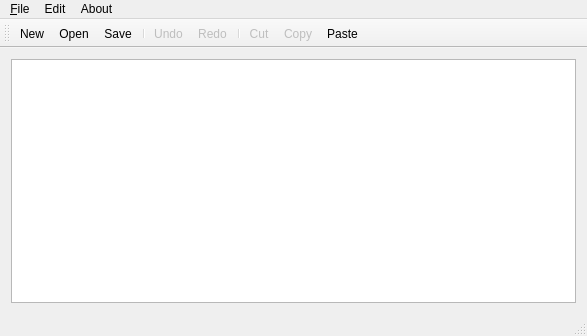
<?xml version="1.0" encoding="UTF-8"?>
<ui version="4.0">
 <class>MainWindow</class>
 <widget class="QMainWindow" name="MainWindow">
  <property name="geometry">
   <rect>
    <x>0</x>
    <y>0</y>
    <width>587</width>
    <height>336</height>
   </rect>
  </property>
  <property name="windowTitle">
   <string>MainWindow</string>
  </property>
  <widget class="QWidget" name="centralWidget">
   <layout class="QVBoxLayout" name="verticalLayout">
    <item>
     <widget class="QPlainTextEdit" name="plainTextEdit"/>
    </item>
   </layout>
  </widget>
  <widget class="QMenuBar" name="menuBar">
   <property name="geometry">
    <rect>
     <x>0</x>
     <y>0</y>
     <width>587</width>
     <height>21</height>
    </rect>
   </property>
   <widget class="QMenu" name="menu_file">
    <property name="title">
     <string>&amp;File</string>
    </property>
    <addaction name="action_New"/>
    <addaction name="action_Open"/>
    <addaction name="action_Save"/>
    <addaction name="separator"/>
    <addaction name="actionPreferences"/>
    <addaction name="action_Exit"/>
   </widget>
   <widget class="QMenu" name="menuEdit">
    <property name="title">
     <string>Edit</string>
    </property>
    <addaction name="action_Undo"/>
    <addaction name="action_Redo"/>
    <addaction name="separator"/>
    <addaction name="action_Cut"/>
    <addaction name="action_Copy"/>
    <addaction name="action_Paste"/>
    <addaction name="separator"/>
    <addaction name="action_SelectAll"/>
   </widget>
   <widget class="QMenu" name="menuAbout">
    <property name="title">
     <string>About</string>
    </property>
    <addaction name="action_About_program"/>
    <addaction name="actionAbout_Qt"/>
   </widget>
   <addaction name="menu_file"/>
   <addaction name="menuEdit"/>
   <addaction name="menuAbout"/>
  </widget>
  <widget class="QToolBar" name="mainToolBar">
   <attribute name="toolBarArea">
    <enum>TopToolBarArea</enum>
   </attribute>
   <attribute name="toolBarBreak">
    <bool>false</bool>
   </attribute>
   <addaction name="action_New"/>
   <addaction name="action_Open"/>
   <addaction name="action_Save"/>
   <addaction name="separator"/>
   <addaction name="action_Undo"/>
   <addaction name="action_Redo"/>
   <addaction name="separator"/>
   <addaction name="action_Cut"/>
   <addaction name="action_Copy"/>
   <addaction name="action_Paste"/>
  </widget>
  <widget class="QStatusBar" name="statusBar"/>
  <action name="action_New">
   <property name="icon">
    <iconset resource="resources/resources.qrc">
     <normaloff>:/actions/new</normaloff>:/actions/new</iconset>
   </property>
   <property name="text">
    <string>&amp;New</string>
   </property>
  </action>
  <action name="action_Open">
   <property name="icon">
    <iconset resource="resources/resources.qrc">
     <normaloff>:/actions/open</normaloff>:/actions/open</iconset>
   </property>
   <property name="text">
    <string>&amp;Open</string>
   </property>
  </action>
  <action name="action_Save">
   <property name="icon">
    <iconset resource="resources/resources.qrc">
     <normaloff>:/actions/save</normaloff>:/actions/save</iconset>
   </property>
   <property name="text">
    <string>&amp;Save</string>
   </property>
  </action>
  <action name="action_Exit">
   <property name="text">
    <string>&amp;Exit</string>
   </property>
  </action>
  <action name="action_Undo">
   <property name="enabled">
    <bool>false</bool>
   </property>
   <property name="icon">
    <iconset resource="resources/resources.qrc">
     <normaloff>:/actions/undo</normaloff>:/actions/undo</iconset>
   </property>
   <property name="text">
    <string>&amp;Undo</string>
   </property>
  </action>
  <action name="action_Redo">
   <property name="enabled">
    <bool>false</bool>
   </property>
   <property name="icon">
    <iconset resource="resources/resources.qrc">
     <normaloff>:/actions/redo</normaloff>:/actions/redo</iconset>
   </property>
   <property name="text">
    <string>&amp;Redo</string>
   </property>
  </action>
  <action name="action_Cut">
   <property name="enabled">
    <bool>false</bool>
   </property>
   <property name="icon">
    <iconset resource="resources/resources.qrc">
     <normaloff>:/actions/cut</normaloff>:/actions/cut</iconset>
   </property>
   <property name="text">
    <string>Cu&amp;t</string>
   </property>
  </action>
  <action name="action_Copy">
   <property name="enabled">
    <bool>false</bool>
   </property>
   <property name="icon">
    <iconset resource="resources/resources.qrc">
     <normaloff>:/actions/copy</normaloff>:/actions/copy</iconset>
   </property>
   <property name="text">
    <string>&amp;Copy</string>
   </property>
  </action>
  <action name="action_Paste">
   <property name="icon">
    <iconset resource="resources/resources.qrc">
     <normaloff>:/actions/paste</normaloff>:/actions/paste</iconset>
   </property>
   <property name="text">
    <string>&amp;Paste</string>
   </property>
  </action>
  <action name="action_SelectAll">
   <property name="text">
    <string>Select &amp;all</string>
   </property>
  </action>
  <action name="action_About_program">
   <property name="text">
    <string>&amp;About program</string>
   </property>
  </action>
  <action name="actionAbout_Qt">
   <property name="text">
    <string>About &amp;Qt</string>
   </property>
  </action>
  <action name="actionPreferences">
   <property name="icon">
    <iconset resource="resources/resources.qrc">
     <normaloff>:/actions/preferences</normaloff>:/actions/preferences</iconset>
   </property>
   <property name="text">
    <string>Preferences</string>
   </property>
  </action>
 </widget>
 <layoutdefault spacing="6" margin="11"/>
 <resources>
  <include location="resources/resources.qrc"/>
 </resources>
 <connections>
  <connection>
   <sender>action_Exit</sender>
   <signal>triggered()</signal>
   <receiver>MainWindow</receiver>
   <slot>close()</slot>
   <hints>
    <hint type="sourcelabel">
     <x>-1</x>
     <y>-1</y>
    </hint>
    <hint type="destinationlabel">
     <x>199</x>
     <y>149</y>
    </hint>
   </hints>
  </connection>
  <connection>
   <sender>plainTextEdit</sender>
   <signal>copyAvailable(bool)</signal>
   <receiver>action_Copy</receiver>
   <slot>setEnabled(bool)</slot>
   <hints>
    <hint type="sourcelabel">
     <x>140</x>
     <y>148</y>
    </hint>
    <hint type="destinationlabel">
     <x>-1</x>
     <y>-1</y>
    </hint>
   </hints>
  </connection>
  <connection>
   <sender>plainTextEdit</sender>
   <signal>copyAvailable(bool)</signal>
   <receiver>action_Cut</receiver>
   <slot>setEnabled(bool)</slot>
   <hints>
    <hint type="sourcelabel">
     <x>140</x>
     <y>148</y>
    </hint>
    <hint type="destinationlabel">
     <x>-1</x>
     <y>-1</y>
    </hint>
   </hints>
  </connection>
  <connection>
   <sender>plainTextEdit</sender>
   <signal>undoAvailable(bool)</signal>
   <receiver>action_Undo</receiver>
   <slot>setEnabled(bool)</slot>
   <hints>
    <hint type="sourcelabel">
     <x>140</x>
     <y>148</y>
    </hint>
    <hint type="destinationlabel">
     <x>-1</x>
     <y>-1</y>
    </hint>
   </hints>
  </connection>
  <connection>
   <sender>plainTextEdit</sender>
   <signal>redoAvailable(bool)</signal>
   <receiver>action_Redo</receiver>
   <slot>setEnabled(bool)</slot>
   <hints>
    <hint type="sourcelabel">
     <x>140</x>
     <y>148</y>
    </hint>
    <hint type="destinationlabel">
     <x>-1</x>
     <y>-1</y>
    </hint>
   </hints>
  </connection>
  <connection>
   <sender>plainTextEdit</sender>
   <signal>modificationChanged(bool)</signal>
   <receiver>MainWindow</receiver>
   <slot>setWindowModified(bool)</slot>
   <hints>
    <hint type="sourcelabel">
     <x>140</x>
     <y>148</y>
    </hint>
    <hint type="destinationlabel">
     <x>199</x>
     <y>149</y>
    </hint>
   </hints>
  </connection>
  <connection>
   <sender>action_Paste</sender>
   <signal>triggered()</signal>
   <receiver>plainTextEdit</receiver>
   <slot>paste()</slot>
   <hints>
    <hint type="sourcelabel">
     <x>-1</x>
     <y>-1</y>
    </hint>
    <hint type="destinationlabel">
     <x>140</x>
     <y>148</y>
    </hint>
   </hints>
  </connection>
  <connection>
   <sender>action_Undo</sender>
   <signal>triggered()</signal>
   <receiver>plainTextEdit</receiver>
   <slot>undo()</slot>
   <hints>
    <hint type="sourcelabel">
     <x>-1</x>
     <y>-1</y>
    </hint>
    <hint type="destinationlabel">
     <x>140</x>
     <y>148</y>
    </hint>
   </hints>
  </connection>
  <connection>
   <sender>action_SelectAll</sender>
   <signal>triggered()</signal>
   <receiver>plainTextEdit</receiver>
   <slot>selectAll()</slot>
   <hints>
    <hint type="sourcelabel">
     <x>-1</x>
     <y>-1</y>
    </hint>
    <hint type="destinationlabel">
     <x>140</x>
     <y>148</y>
    </hint>
   </hints>
  </connection>
  <connection>
   <sender>action_Redo</sender>
   <signal>triggered()</signal>
   <receiver>plainTextEdit</receiver>
   <slot>redo()</slot>
   <hints>
    <hint type="sourcelabel">
     <x>-1</x>
     <y>-1</y>
    </hint>
    <hint type="destinationlabel">
     <x>140</x>
     <y>148</y>
    </hint>
   </hints>
  </connection>
  <connection>
   <sender>action_Cut</sender>
   <signal>triggered()</signal>
   <receiver>plainTextEdit</receiver>
   <slot>cut()</slot>
   <hints>
    <hint type="sourcelabel">
     <x>-1</x>
     <y>-1</y>
    </hint>
    <hint type="destinationlabel">
     <x>140</x>
     <y>148</y>
    </hint>
   </hints>
  </connection>
  <connection>
   <sender>action_Copy</sender>
   <signal>triggered()</signal>
   <receiver>plainTextEdit</receiver>
   <slot>copy()</slot>
   <hints>
    <hint type="sourcelabel">
     <x>-1</x>
     <y>-1</y>
    </hint>
    <hint type="destinationlabel">
     <x>140</x>
     <y>148</y>
    </hint>
   </hints>
  </connection>
 </connections>
</ui>
